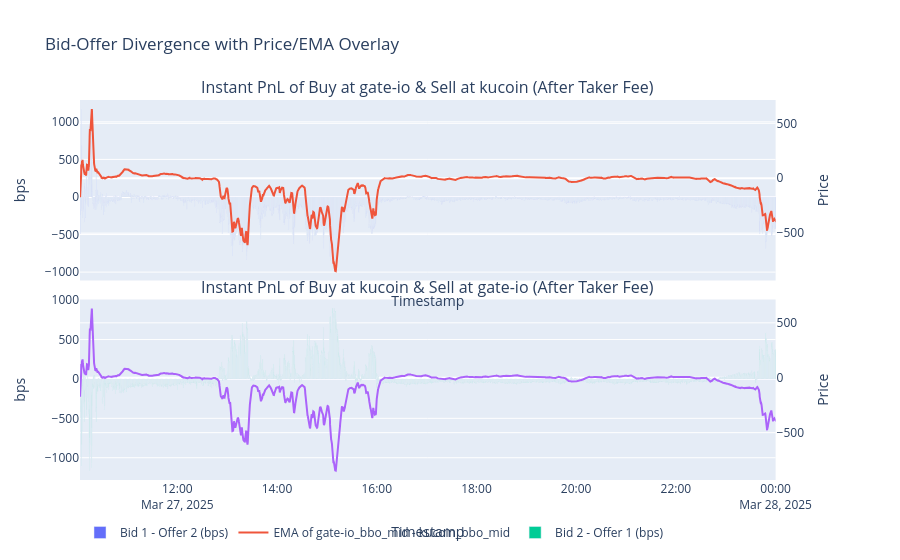

Here is the notebook cell this chart was saved with:
### Code cell
# This is only used when you need the ema_mid_diff
divergence_plot(arb_stats, exchange_1 = 'gate-io', exchange_2 = 'kucoin', subplot_type='ema_mid_diff', ema_alpha=0.01)

### Figure 1 — Plotly figure (JSON) as saved in the notebook; plotly's stock layout.template omitted (floating-point values rounded to 4 significant figures; data arrays with more than 128 entries replaced by an {"elided": "..."} marker saying what was removed)
{"data": [{"name": "Bid 1 - Offer 2 (bps)", "opacity": 1, "type": "bar", "x": {"elided": "5022 str values"}, "xaxis": "x", "y": {"elided": "5022 float values"}, "yaxis": "y"}, {"line": {"width": 2}, "mode": "lines", "name": "EMA of gate-io_bbo_mid - kucoin_bbo_mid", "type": "scatter", "x": {"elided": "5023 str values"}, "xaxis": "x", "y": {"elided": "5023 float values"}, "yaxis": "y2"}, {"name": "Bid 2 - Offer 1 (bps)", "opacity": 1, "type": "bar", "x": {"elided": "5022 str values"}, "xaxis": "x2", "y": {"elided": "5022 float values"}, "yaxis": "y3"}, {"line": {"width": 2}, "mode": "lines", "name": "EMA of gate-io_bbo_mid - kucoin_bbo_mid", "showlegend": false, "type": "scatter", "x": {"elided": "5023 str values"}, "xaxis": "x2", "y": {"elided": "5023 float values"}, "yaxis": "y4"}], "layout": {"annotations": [{"font": {"size": 16}, "showarrow": false, "text": "Instant PnL of Buy at gate-io & Sell at kucoin (After Taker Fee)", "x": 0.47, "xanchor": "center", "xref": "paper", "y": 1, "yanchor": "bottom", "yref": "paper"}, {"font": {"size": 16}, "showarrow": false, "text": "Instant PnL of Buy at kucoin & Sell at gate-io (After Taker Fee)", "x": 0.47, "xanchor": "center", "xref": "paper", "y": 0.475, "yanchor": "bottom", "yref": "paper"}], "autosize": true, "legend": {"orientation": "h"}, "title": {"text": "Bid-Offer Divergence with Price/EMA Overlay"}, "xaxis": {"anchor": "y", "autorange": true, "domain": [0, 0.94], "matches": "x2", "range": ["2025-03-27 10:02:55", "2025-03-28"], "showticklabels": false, "title": {"text": "Timestamp"}, "type": "date"}, "xaxis2": {"anchor": "y3", "autorange": true, "domain": [0, 0.94], "range": ["2025-03-27 10:02:55", "2025-03-28"], "title": {"text": "Timestamp"}, "type": "date"}, "yaxis": {"anchor": "x", "autorange": true, "domain": [0.525, 1], "range": [-1112.0, 1291.0], "title": {"text": "bps"}, "type": "linear"}, "yaxis2": {"anchor": "x", "autorange": true, "overlaying": "y", "range": [-930.9, 712.4], "side": "right", "title": {"text": "Price"}, "type": "linear"}, "yaxis3": {"anchor": "x2", "autorange": true, "domain": [0, 0.475], "range": [-1283.0, 1008.0], "title": {"text": "bps"}, "type": "linear"}, "yaxis4": {"anchor": "x2", "autorange": true, "overlaying": "y3", "range": [-930.9, 712.4], "side": "right", "title": {"text": "Price"}, "type": "linear"}}}
